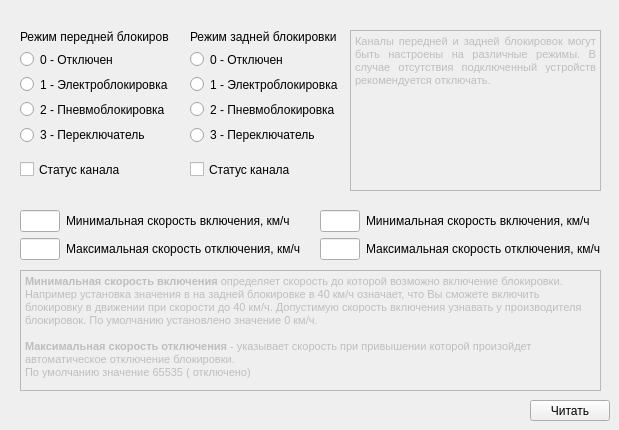
    <widget class="QWidget" name="tabLock">
     <attribute name="title">
      <string>Блокировки</string>
     </attribute>
     <widget class="QWidget" name="layoutWidget_4">
      <property name="geometry">
       <rect>
        <x>190</x>
        <y>30</y>
        <width>149</width>
        <height>115</height>
       </rect>
      </property>
      <layout class="QGridLayout" name="gridLayout_16">
       <item row="3" column="0">
        <widget class="QRadioButton" name="LREN2">
         <property name="text">
          <string>2 - Пневмоблокировка</string>
         </property>
        </widget>
       </item>
       <item row="1" column="0">
        <widget class="QRadioButton" name="LREN0">
         <property name="text">
          <string>0 - Отключен</string>
         </property>
        </widget>
       </item>
       <item row="2" column="0">
        <widget class="QRadioButton" name="LREN1">
         <property name="text">
          <string>1 - Электроблокировка</string>
         </property>
        </widget>
       </item>
       <item row="4" column="0">
        <widget class="QRadioButton" name="LREN3">
         <property name="text">
          <string>3 - Переключатель</string>
         </property>
        </widget>
       </item>
       <item row="0" column="0">
        <widget class="QLabel" name="label_47">
         <property name="text">
          <string>Режим задней блокировки</string>
         </property>
        </widget>
       </item>
      </layout>
     </widget>
     <widget class="QWidget" name="layoutWidget_6">
      <property name="geometry">
       <rect>
        <x>320</x>
        <y>210</y>
        <width>281</width>
        <height>52</height>
       </rect>
      </property>
      <layout class="QGridLayout" name="gridLayout_18">
       <item row="0" column="0">
        <widget class="QLineEdit" name="LR0">
         <property name="alignment">
          <set>Qt::AlignRight|Qt::AlignTrailing|Qt::AlignVCenter</set>
         </property>
        </widget>
       </item>
       <item row="0" column="1">
        <widget class="QLabel" name="label_50">
         <property name="text">
          <string>Минимальная скорость включения, км/ч</string>
         </property>
        </widget>
       </item>
       <item row="1" column="0">
        <widget class="QLineEdit" name="LR1">
         <property name="alignment">
          <set>Qt::AlignRight|Qt::AlignTrailing|Qt::AlignVCenter</set>
         </property>
        </widget>
       </item>
       <item row="1" column="1">
        <widget class="QLabel" name="label_51">
         <property name="text">
          <string>Максимальная скорость отключения, км/ч</string>
         </property>
        </widget>
       </item>
      </layout>
     </widget>
     <widget class="QCheckBox" name="LFM">
      <property name="geometry">
       <rect>
        <x>20</x>
        <y>160</y>
        <width>101</width>
        <height>19</height>
       </rect>
      </property>
      <property name="text">
       <string>Статус канала</string>
      </property>
     </widget>
     <widget class="QCheckBox" name="LRM">
      <property name="geometry">
       <rect>
        <x>190</x>
        <y>160</y>
        <width>101</width>
        <height>19</height>
       </rect>
      </property>
      <property name="text">
       <string>Статус канала</string>
      </property>
     </widget>
     <widget class="QPushButton" name="BTReadLock">
      <property name="geometry">
       <rect>
        <x>530</x>
        <y>400</y>
        <width>80</width>
        <height>21</height>
       </rect>
      </property>
      <property name="text">
       <string>Читать</string>
      </property>
     </widget>
     <widget class="QWidget" name="layoutWidget">
      <property name="geometry">
       <rect>
        <x>20</x>
        <y>30</y>
        <width>149</width>
        <height>115</height>
       </rect>
      </property>
      <layout class="QGridLayout" name="gridLayout_15">
       <item row="3" column="0">
        <widget class="QRadioButton" name="LFEN2">
         <property name="text">
          <string>2 - Пневмоблокировка</string>
         </property>
        </widget>
       </item>
       <item row="1" column="0">
        <widget class="QRadioButton" name="LFEN0">
         <property name="text">
          <string>0 - Отключен</string>
         </property>
        </widget>
       </item>
       <item row="2" column="0">
        <widget class="QRadioButton" name="LFEN1">
         <property name="text">
          <string>1 - Электроблокировка</string>
         </property>
        </widget>
       </item>
       <item row="4" column="0">
        <widget class="QRadioButton" name="LFEN3">
         <property name="text">
          <string>3 - Переключатель</string>
         </property>
        </widget>
       </item>
       <item row="0" column="0">
        <widget class="QLabel" name="label_46">
         <property name="text">
          <string>Режим передней блокировки</string>
         </property>
        </widget>
       </item>
      </layout>
     </widget>
     <widget class="QWidget" name="layoutWidget">
      <property name="geometry">
       <rect>
        <x>20</x>
        <y>210</y>
        <width>281</width>
        <height>52</height>
       </rect>
      </property>
      <layout class="QGridLayout" name="gridLayout_17">
       <item row="0" column="0">
        <widget class="QLineEdit" name="LF0">
         <property name="alignment">
          <set>Qt::AlignRight|Qt::AlignTrailing|Qt::AlignVCenter</set>
         </property>
        </widget>
       </item>
       <item row="0" column="1">
        <widget class="QLabel" name="label_48">
         <property name="text">
          <string>Минимальная скорость включения, км/ч</string>
         </property>
        </widget>
       </item>
       <item row="1" column="0">
        <widget class="QLineEdit" name="LF1">
         <property name="alignment">
          <set>Qt::AlignRight|Qt::AlignTrailing|Qt::AlignVCenter</set>
         </property>
        </widget>
       </item>
       <item row="1" column="1">
        <widget class="QLabel" name="label_49">
         <property name="text">
          <string>Максимальная скорость отключения, км/ч</string>
         </property>
        </widget>
       </item>
      </layout>
     </widget>
     <widget class="QTextEdit" name="textEdit_4">
      <property name="enabled">
       <bool>false</bool>
      </property>
      <property name="geometry">
       <rect>
        <x>350</x>
        <y>30</y>
        <width>251</width>
        <height>161</height>
       </rect>
      </property>
      <property name="html">
       <string>&lt;!DOCTYPE HTML PUBLIC &quot;-//W3C//DTD HTML 4.0//EN&quot; &quot;http://www.w3.org/TR/REC-html40/strict.dtd&quot;&gt;
&lt;html&gt;&lt;head&gt;&lt;meta name=&quot;qrichtext&quot; content=&quot;1&quot; /&gt;&lt;style type=&quot;text/css&quot;&gt;
p, li { white-space: pre-wrap; }
&lt;/style&gt;&lt;/head&gt;&lt;body style=&quot; font-family:'MS Shell Dlg 2'; font-size:8.25pt; font-weight:400; font-style:normal;&quot;&gt;
&lt;p align=&quot;justify&quot; style=&quot; margin-top:0px; margin-bottom:0px; margin-left:0px; margin-right:0px; -qt-block-indent:0; text-indent:0px;&quot;&gt;&lt;span style=&quot; font-family:'MS Shell Dlg 2';&quot;&gt;Каналы передней и задней блокировок могут быть настроены на различные режимы. В случае отсутствия подключенный устройств рекомендуется отключать.&lt;/span&gt;&lt;/p&gt;&lt;/body&gt;&lt;/html&gt;</string>
      </property>
     </widget>
     <widget class="QTextEdit" name="textEdit_5">
      <property name="enabled">
       <bool>false</bool>
      </property>
      <property name="geometry">
       <rect>
        <x>20</x>
        <y>270</y>
        <width>581</width>
        <height>121</height>
       </rect>
      </property>
      <property name="html">
       <string>&lt;!DOCTYPE HTML PUBLIC &quot;-//W3C//DTD HTML 4.0//EN&quot; &quot;http://www.w3.org/TR/REC-html40/strict.dtd&quot;&gt;
&lt;html&gt;&lt;head&gt;&lt;meta name=&quot;qrichtext&quot; content=&quot;1&quot; /&gt;&lt;style type=&quot;text/css&quot;&gt;
p, li { white-space: pre-wrap; }
&lt;/style&gt;&lt;/head&gt;&lt;body style=&quot; font-family:'MS Shell Dlg 2'; font-size:8.25pt; font-weight:400; font-style:normal;&quot;&gt;
&lt;p style=&quot; margin-top:0px; margin-bottom:0px; margin-left:0px; margin-right:0px; -qt-block-indent:0; text-indent:0px;&quot;&gt;&lt;span style=&quot; font-family:'MS Shell Dlg 2'; font-weight:600;&quot;&gt;Минимальная скорость включения&lt;/span&gt;&lt;span style=&quot; font-family:'MS Shell Dlg 2';&quot;&gt; определяет скорость до которой возможно включение блокировки. Например установка значения в на задней блокировке в 40 км/ч означает, что Вы сможете включить блокировку в движении при скорости до 40 км/ч. Допустимую скорость включения узнавать у производителя блокировок. По умолчанию установлено значение 0 км/ч.&lt;/span&gt;&lt;/p&gt;
&lt;p style=&quot;-qt-paragraph-type:empty; margin-top:0px; margin-bottom:0px; margin-left:0px; margin-right:0px; -qt-block-indent:0; text-indent:0px; font-family:'MS Shell Dlg 2';&quot;&gt;&lt;br /&gt;&lt;/p&gt;
&lt;p style=&quot; margin-top:0px; margin-bottom:0px; margin-left:0px; margin-right:0px; -qt-block-indent:0; text-indent:0px;&quot;&gt;&lt;span style=&quot; font-family:'MS Shell Dlg 2'; font-weight:600;&quot;&gt;Максимальная скорость отключения&lt;/span&gt;&lt;span style=&quot; font-family:'MS Shell Dlg 2';&quot;&gt; - указывает скорость при привышении которой произойдет автоматическое отключение блокировки.&lt;/span&gt;&lt;/p&gt;
&lt;p style=&quot; margin-top:0px; margin-bottom:0px; margin-left:0px; margin-right:0px; -qt-block-indent:0; text-indent:0px;&quot;&gt;&lt;span style=&quot; font-family:'MS Shell Dlg 2';&quot;&gt;По умолчанию значение 65535 ( отключено)&lt;/span&gt;&lt;/p&gt;&lt;/body&gt;&lt;/html&gt;</string>
      </property>
     </widget>
    </widget>
